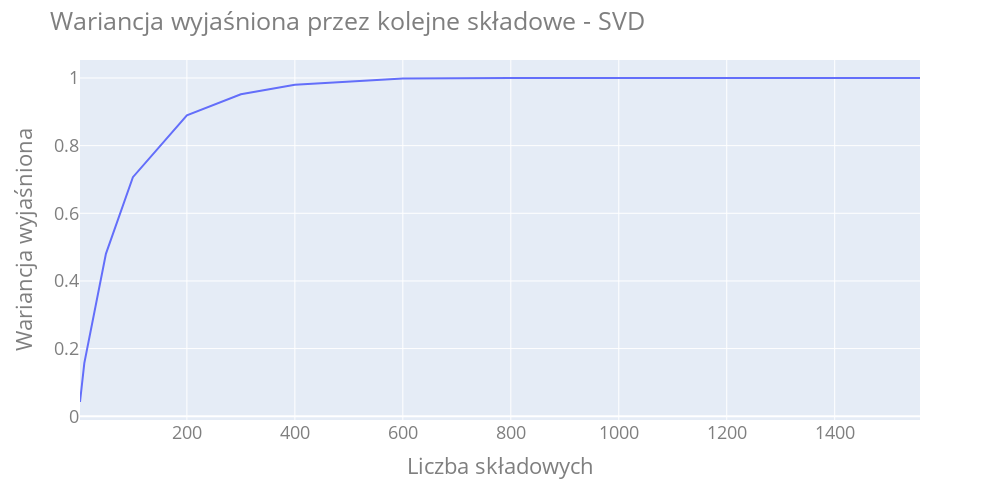

Notebook code cell kept with this figure:
### Markdown cell above
### SVD

### Code cell
n_components = [2, 3, 4, 5, 6, 7, 8, 9, 10, 50, 100, 200, 300, 400, 600, 800, 1000, 1200, len(df.columns)-1]
svd_explained_variance = []

for n in n_components:
    svd = TruncatedSVD(n_components=n)
    svd.fit(X_train_scaled)
    svd_explained_variance.append(svd.explained_variance_ratio_.sum())

fig = px.line(x=n_components, y=svd_explained_variance)
fig.update_layout(
    title="Wariancja wyjaśniona przez kolejne składowe - SVD",
    xaxis_title="Liczba składowych",
    yaxis_title="Wariancja wyjaśniona",
    font=dict(size=18, color="#7f7f7f"),
    width=1000,
    height=500,
)
fig.show()

### Figure 1 — Plotly figure (JSON) as saved in the notebook; plotly's stock layout.template omitted (floating-point values rounded to 4 significant figures)
{"data": [{"hovertemplate": "x=%{x}<br>y=%{y}<extra></extra>", "legendgroup": "", "line": {"color": "#636efa", "dash": "solid"}, "marker": {"symbol": "circle"}, "mode": "lines", "name": "", "orientation": "v", "showlegend": false, "type": "scatter", "x": [2, 3, 4, 5, 6, 7, 8, 9, 10, 50, 100, 200, 300, 400, 600, 800, 1000, 1200, 1558], "xaxis": "x", "y": [0.04208, 0.05849, 0.07389, 0.08875, 0.1035, 0.1183, 0.1314, 0.1443, 0.1569, 0.4801, 0.7067, 0.8898, 0.952, 0.98, 0.9984, 1, 1, 1.0, 1.0], "yaxis": "y"}], "layout": {"font": {"color": "#7f7f7f", "size": 18}, "height": 500, "legend": {"tracegroupgap": 0}, "margin": {"t": 60}, "title": {"text": "Wariancja wyjaśniona przez kolejne składowe - SVD"}, "width": 1000, "xaxis": {"anchor": "y", "domain": [0, 1], "title": {"text": "Liczba składowych"}}, "yaxis": {"anchor": "x", "domain": [0, 1], "title": {"text": "Wariancja wyjaśniona"}}}}
